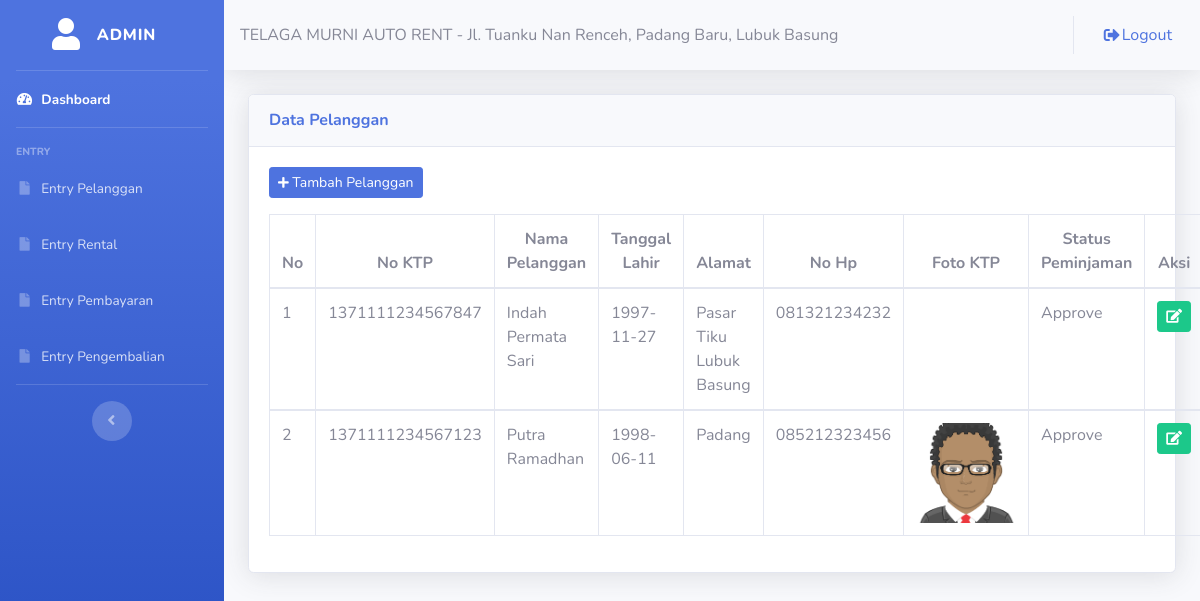
The app's page /pelanggan/datapelanggan.php (signed in) with its own data.
### tables this page shows
CREATE TABLE `tbl_pelanggan` (
  `kd_pelanggan` varchar(6) NOT NULL,
  `id` int(11) NOT NULL,
  `no_ktp` varchar(16) NOT NULL,
  `nm_pelanggan` varchar(50) NOT NULL,
  `tgl_lahir` date NOT NULL,
  `alamat` text NOT NULL,
  `no_hp` varchar(12) NOT NULL,
  `fotoktp` text NOT NULL,
  `status_peminjaman` int(11) NOT NULL
);

### pelanggan/datapelanggan.php (the view, shortened to what this page needs)
<?php
    include ('style/header.php');
    include ('style/sidebar.php');
?>
<div class="container-fluid">
	<div class="card shadow mt-3 mb-3">
		<div class="card-header py-3">
			<h6 class="m-0 font-weight-bold text-primary">Data Pelanggan</h6>
		</div>
		<div class="card-body">
			<button class="btn btn-sm btn-primary mb-3" data-toggle="modal" data-target="#tambah_pelanggan"><i class="fas fa-plus fa-sm"></i> Tambah Pelanggan</button>
			<table class="table table-bordered">
				<thead>
					<tr align="center">
						<th>No</th>
						<th>No KTP</th>
						<th>Nama Pelanggan</th>
						<th>Tanggal Lahir</th>
						<th>Alamat</th>
						<th>No Hp</th>
						<th>Foto KTP</th>
						<th>Status Peminjaman</th>
						<th>Aksi</th>
					</tr>
				</thead>
				<?php
				include ('../config/koneksi.php');
				$no = 1;
				$query = mysqli_query($konek, "SELECT * FROM tbl_pelanggan a LEFT JOIN tbl_login b ON a.id=b.id WHERE a.id= '$_SESSION[id]'");
				while($data = mysqli_fetch_assoc($query)){
				?>
				<tbody>
					<tr>
						<td><?php echo $no++; ?></td>
						<td><?php echo $data['no_ktp']; ?></td>
						<td><?php echo $data['nm_pelanggan']; ?></td>
						<td><?php echo $data['tgl_lahir']; ?></td>
						<td><?php echo $data['alamat']; ?></td>
						<td><?php echo $data['no_hp']; ?></td>
						<td><img src="../ktp-pelanggan/<?php echo $data['fotoktp']; ?>" alt="" width="100"></td>
						<td><?php if($data['status_peminjaman'] == 1){
									echo "Approve";
									}else{
									echo "Pandding";
									} ?>
						</td>
						<td><a href="editpelanggan.php?kd=<?php echo $data['kd_pelanggan']; ?>"><i class="btn btn-success btn-sm"><span class="fas fa-edit"></span></i></a></td>
					</tr>
				</tbody>
				<?php
				}
				?>
			</table>
		</div>
	</div>
</div>
<?php
    include ('style/footer.php');
?>

### records on screen
tbl_pelanggan: no_ktp "1371111234567847", nm_pelanggan "Indah Permata Sari", tgl_lahir "1997-11-27", alamat "Pasar Tiku Lubuk Basung", no_hp "081321234232", status_peminjaman "Approve"
tbl_pelanggan: no_ktp "1371111234567123", nm_pelanggan "Putra Ramadhan", tgl_lahir "1998-06-11", alamat "Padang", no_hp "085212323456", fotoktp (placeholder picture), status_peminjaman "Approve"

### other values on screen
$_SESSION['username'] "ADMIN"
